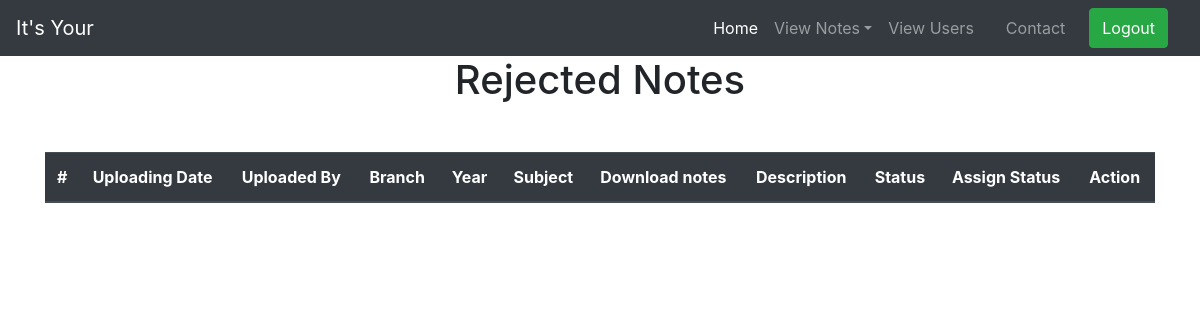
Before: /rejected_notes (signed in) with the older database file.
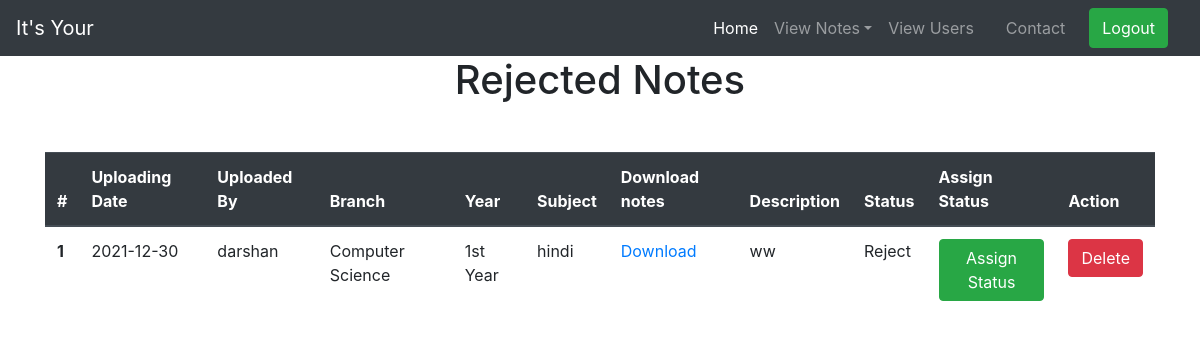
After: the same page with the newer database file.
### notes/models.py (models this page shows)
class Notes(models.Model):
    user = models.ForeignKey(User,on_delete=models.CASCADE)
    uploadingdate =models.CharField(max_length=30,null=True)
    branch =models.CharField(max_length=30)
    subject =models.CharField(max_length=30)
    notesfile =models.FileField(null=True)
    filetype =models.CharField(max_length=30)
    description =models.CharField(max_length=200,null=True)
    year =models.CharField(max_length=30,null=True)
    notestype=models.CharField(max_length=30,null=True)
    status =models.CharField(max_length=30)

### notes/views.py (the view)
# urls.py: path('rejected_notes',rejected_notes, name='rejected_notes'),
def rejected_notes(request):
    if not request.user.is_authenticated:
           return redirect('index')
    notes = Notes.objects.filter(status= "Reject")
    d={'notes':notes}
    return render(request,'notes/rejected_notes.html',d)

### notes/templates/notes/rejected_notes.html (shortened to what this page needs)
{% extends 'notes/admin_nav.html' %}
{% load static %}
{% block body %}
<link rel="stylesheet" href="https://cdnjs.cloudflare.com/ajax/libs/twitter-bootstrap/4.5.2/css/bootstrap.css">
<link rel="stylesheet" href="https://cdn.datatables.net/1.10.23/css/dataTables.bootstrap4.min.css">
<h1 class="text-center">Rejected Notes</h1>
<div class="container mt-5">
    <table class="table" id="example">
        <thead class="thead-dark">
          <tr>
            <th scope="col">#</th>
            <th scope="col">Uploading Date</th>
            <th scope="col">Uploaded By</th>
            <th scope="col">Branch</th>
            <th scope="col">Year</th>
            <th scope="col">Subject</th>
            <th scope="col">Download notes</th>
            <th scope="col">Description</th>
            <th scope="col">Status</th>
            <th scope="col">Assign Status</th>
            <th scope="col">Action</th>
          </tr>
        </thead>
        {% for i in notes %}
        <tbody>
          <tr>
            <th scope="row">{{forloop.counter }}</th>
            <td>{{i.uploadingdate}}</td>
            <td>{{i.user.username}}</td>
            <td>{{i.branch}}</td>
            <td>{{i.year}}</td>
            <td>{{i.subject}}</td>
            <td><a href="{{i.notesfile.url}}" download>Download</a></td>
            <td>{{i.description}}</td>
            <td>{{i.status}}</td>
            <td><a href="{% url 'assign_status' i.id %}" class="btn btn-success" >Assign Status</a></td>
            <td><a href="{% url 'delete_notes' i.id %}" class="btn btn-danger" onclick="return confirm('Are You Sure')">Delete</a></td>
          </tr>
        </tbody>
        {% endfor %}
      </table>
</div>
{% endblock %}

Changed rows visible on the page:
now on this page (row edited): Notes: uploadingdate "2021-12-30", user.username "darshan", branch "Computer Science", year "1st Year", subject "hindi", description "ww", status "Reject"
